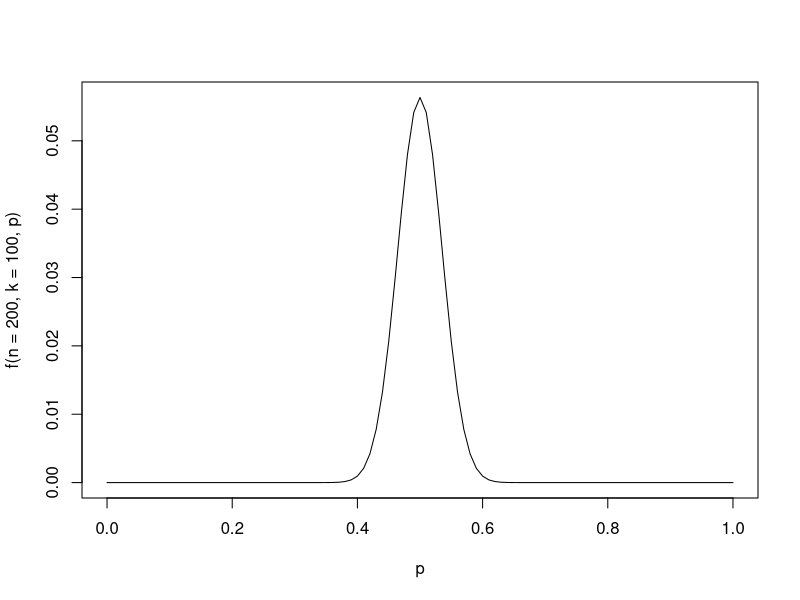
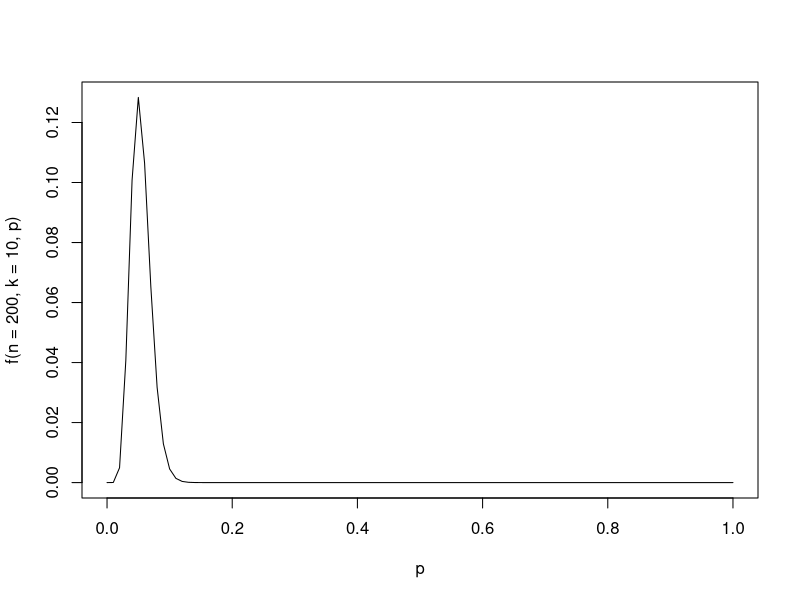

Write the R code that produced these figures, in order.
## ---- chunk 1
f <- function(n, k, prob) {
  dbinom(
    x = k,
    size = n,
    prob = prob
  )
}


f(n = 2, k = 0, prob = 1 / 2)
f(n = 2, k = 1, prob = 1 / 2)
f(n = 2, k = 2, prob = 1 / 2)

curve(f(n = 200, k = 100, p), 0, 1, xname = "p")
curve(f(n = 200, k = 10, p), 0, 1, xname = "p")
